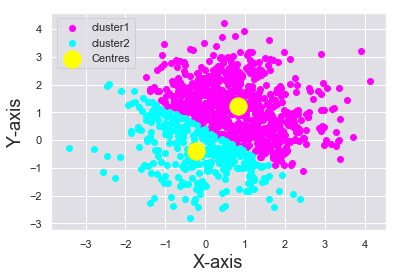

The Python source for this figure:
# -*- coding: utf-8 -*-
"""
Created on Sat Mar  9 12:23:38 2019

@author: Swati
"""

# -*- coding: utf-8 -*-
"""
Created on Fri Mar  8 19:50:59 2019

@author: Swati
"""
import copy
import numpy as np
import matplotlib.pyplot as plt
#Finding the 2-D random Guassian Data and converging the two datasets
dataset1=np.random.multivariate_normal([1,0],[[0.9,0.4],[0.4,0.9]],500)
dataset2=np.random.multivariate_normal([0,1.5],[[0.9,0.4],[0.4,0.9]],500)
X=np.append(dataset1,dataset2,axis=0)

print(X)
m=X.shape[0] #number of training examples
n=X.shape[1] #number of features. 
n_iter=10000

#input the clusters
K=int(input('Enter the number of clusters: '))

#finding the centers
c=[]
for i in range(K):
    x,y=input('Enter coordinates').split()
    c.append([x,y])


for i in range(len(c)):
    for j in range(len(c[0])):
        c[i][j]=float(c[i][j])
print(c)
c = np.array(c)

#finding transpose of the centers
c=c.T
print("centers:",c)
count=0

def mykmeans(X,K,c):
    #to store the output
    global count
    Output={}
    EuclidianDistance=np.array([]).reshape(m,0)
    for i in range(n_iter):
        #print("IN2")
        for k in range(K):
              tempDist=np.sqrt(np.sum((X-c[:,k])**2,axis=1))
              EuclidianDistance=np.c_[EuclidianDistance,tempDist]
        C=np.argmin(EuclidianDistance,axis=1)+1
        c_old=np.zeros(c.shape)
        c_old=copy.deepcopy(c)
        
        Y={}
        for k in range(K):
              Y[k+1]=np.array([]).reshape(2,0)
        for j in range(m):
              Y[C[j]]=np.c_[Y[C[j]],X[j]]
          #print("3rd",Y)
         
         
        for k in range(K):
              Y[k+1]=Y[k+1].T
        
        for k in range(K):
              #print (k)
              c[:,k]=np.mean(Y[k+1],axis=0)
        count=count+1
        if (np.linalg.norm((c_old -c), axis=None))<=0.001:
            break
       
        EuclidianDistance=np.array([]).reshape(m,0)
        Output=Y
    plt.scatter(X[:,0],X[:,1],c='black',label='unclustered data')
    plt.xlabel('X-axis')
    plt.ylabel('Y-axis')
    plt.legend()
    plt.title('Plot of data points')
    plt.show()
    color=['magenta','cyan','green','blue','red']
    labels=['cluster1','cluster2','cluster3','cluster4','cluster5']
    for k in range(K):
        plt.scatter(Output[k+1][:,0],Output[k+1][:,1],c=color[k],label=labels[k])
    plt.scatter(c[0,:],c[1,:],s=300,c='yellow',label='Centres')
    plt.xlabel('X-axis')
    plt.ylabel('Y-axis')
    plt.legend()
    plt.show()  
    return Output

clusters=mykmeans(X,K,c)
print('This is count',count)
#print(clusters)
